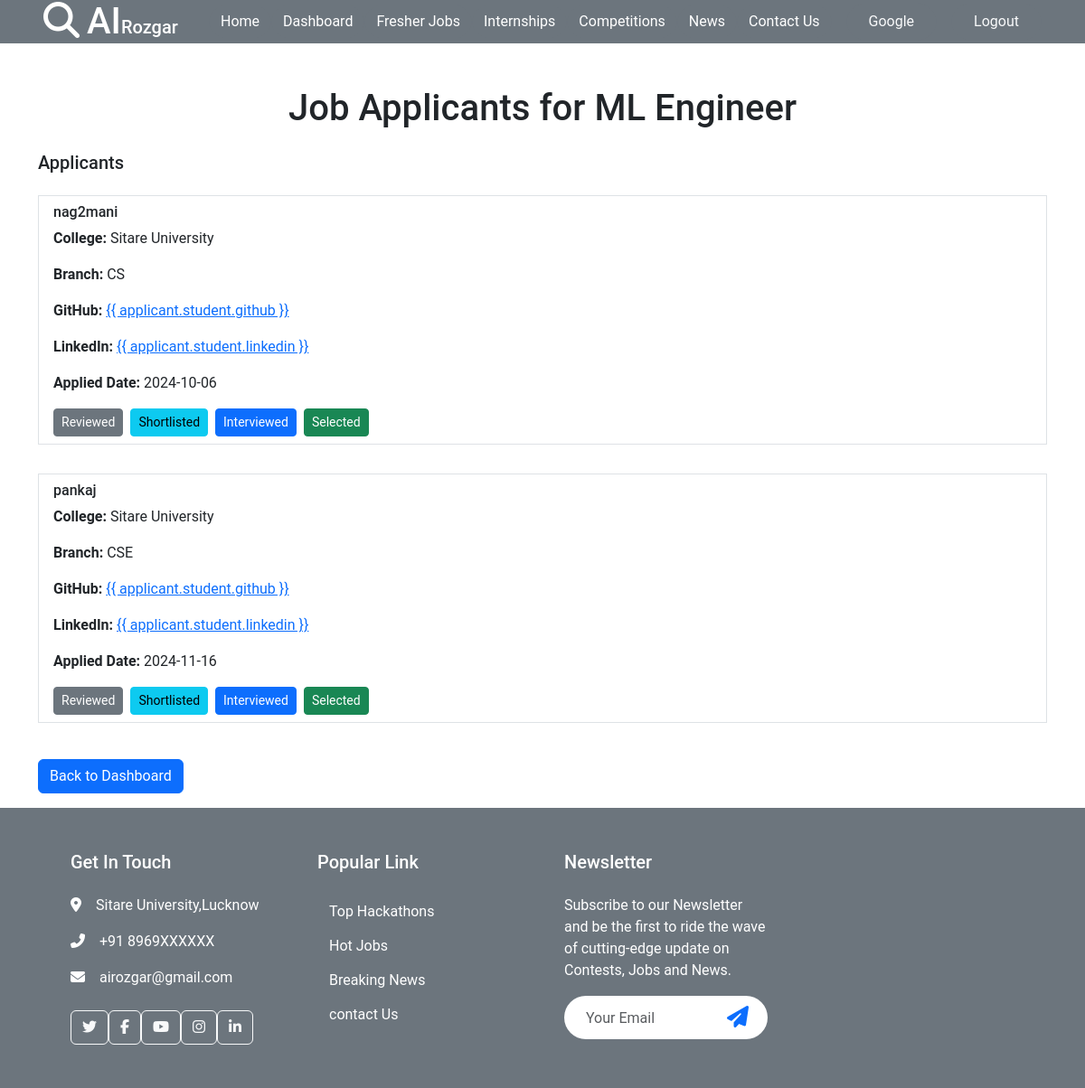
Screenshot of /job_applicants/1/ (signed in) with the database file from the repository.
### home/models.py (models this page shows, shortened)
class Job(models.Model):
    company = models.ForeignKey(Company, on_delete=models.CASCADE)
    title = models.CharField(max_length=255, default='Job')
    description = models.TextField()
    field = models.CharField(max_length=255)
    category = models.CharField(max_length=255)
    pay_range = models.CharField(max_length=20)
    location = models.CharField(max_length=255)
    expiry_date = models.DateField()
    created_date = models.DateField(auto_now_add=True)
    skills = models.TextField()
    student_applied = models.JSONField()  # To store hashmap of students applied

class Student(models.Model):
    user = models.OneToOneField(User, on_delete=models.CASCADE)  # Connect with the User model
    student_name = models.CharField(max_length=255, blank=True, null=True)
    college = models.CharField(max_length=255)
    branch = models.CharField(max_length=255)
    github = models.URLField(blank=True, null=True)
    email = models.EmailField(max_length=255, blank=True, null=True)
    linkedin = models.URLField(blank=True, null=True)
    profile_picture = models.ImageField(upload_to='profile_pictures/students/', blank=True, null=True)

### home/views.py (the view)
# urls.py: path('job_applicants/<int:job_id>/', job_applicants, name='job_applicants'),
@login_required(login_url="/login/")
def job_applicants(request, job_id):
    job = get_object_or_404(Job, id=job_id, company=request.user.company)
    applicants = []
    for student_id, application_details in job.student_applied.items():
        student = get_object_or_404(Student, id=student_id)
        applicants.append({
            'student': student,
            'application_details': application_details
        })
    return render(request, 'job_applicants.html', {'job': job, 'applicants': applicants})

### home/templates/job_applicants.html (shortened to what this page needs)
{% extends 'base.html' %}
{% block start %}
<body>
    <div class="container mt-5">
        <h1 class="text-center">Job Applicants for {{ job.title }}</h1>
        <div class="mt-4">
            <h5>Applicants</h5>
            <ul class="list-group">
                {% for applicant in applicants %}
                <div class="my-3">
                    <li class="list-group-item">
                        <h6>{{ applicant.student.user.username }}</h6>
                        <p><strong>College:</strong> {{ applicant.student.college }}</p>
                        <p><strong>Branch:</strong> {{ applicant.student.branch }}</p>
                        <p><strong>GitHub:</strong> <a href="{{ applicant.student.github }}" target="_blank">{{
                                applicant.student.github }}</a></p>
                        <p><strong>LinkedIn:</strong> <a href="{{ applicant.student.linkedin }}" target="_blank">{{
                                applicant.student.linkedin }}</a></p>
                        <p><strong>Applied Date:</strong> {{ applicant.application_details.applied_date }}</p>
                        <div class="mt-3 d-flex flex-wrap gap-2">
                            <a href="" class="btn btn-sm btn-secondary">Reviewed</a>
                            <a href="" class="btn btn-sm btn-info">Shortlisted</a>
                            <a href="" class="btn btn-sm btn-primary">Interviewed</a>
                            <a href="" class="btn btn-sm btn-success">Selected</a>
                        </div>
                    </li>
                </div>
                {% empty %}
                <li class="list-group-item">No applicants yet.</li>
                {% endfor %}
            </ul>
        </div>
        <div class="mt-4">
            <a href="{% url 'company' %}" class="btn btn-primary">Back to Dashboard</a>
        </div>
    </div>
</body>
{% endblock %}

### home/templates/base.html (shortened to what this page needs)
<!DOCTYPE html>
<html lang="en">
<head>
  <link href="https://cdn.jsdelivr.net/npm/bootstrap@5.3.3/dist/css/bootstrap.min.css" rel="stylesheet"
>
  <link href="https://cdnjs.cloudflare.com/ajax/libs/font-awesome/6.6.0/css/all.min.css" rel="stylesheet">
  <link href="../static/css/style.css" rel="stylesheet">
</head>
<body>
  <nav class="navbar navbar-expand-lg bg-secondary px-4 px-lg-5 py-3 py-lg-0 sticky-top">
    <a href="/" class="navbar-brand p-0">
        <h1 class="m-0 text-white"><i class="fas fa-search me-2"></i>AI<span class="fs-5">Rozgar</span></h1>
    </a>
    <div class="collapse navbar-collapse" id="navbarCollapse">
        <div class="navbar-nav ms-auto py-0">
            <a href="/" class="nav-item btn text-light rounded-pill {% if request.path == '/' %}bg-light text-dark{% else %}btn-secondary text-white{% endif %}">Home</a>
            {% if request.user.is_authenticated and request.user.company %}
            <a href="/company/" class="nav-item btn text-light rounded-pill {% if request.path == '/company/' %}bg-light text-dark{% else %}btn-secondary text-white{% endif %}">Dashboard</a>
            {% endif %}
            <a href="/job/" class="nav-item btn text-light rounded-pill {% if request.path == '/job/' %}bg-light text-dark{% else %}btn-secondary text-white{% endif %}">Fresher Jobs</a>
            <a href="/internship/" class="nav-item btn text-light rounded-pill {% if request.path == '/internship/' %}bg-light text-dark{% else %}btn-secondary text-white{% endif %}">Internships</a>
            <a href="/contest/" class="nav-item btn text-light rounded-pill {% if request.path == '/contest/' %}bg-light text-dark{% else %}btn-secondary text-white{% endif %}">Competitions</a>
            <a href="/news/" class="nav-item btn text-light rounded-pill {% if request.path == '/news/' %}bg-light text-dark{% else %}btn-secondary text-white{% endif %}">News</a>
            <a href="/contact/" class="nav-item btn text-light rounded-pill {% if request.path == '/contact/' %}bg-light text-dark{% else %}btn-secondary text-white{% endif %}">Contact Us</a>
        </div>
        {% if request.user.is_authenticated %}
        <a href="#" class="btn btn-secondary text-light rounded-pill py-2 px-4 ms-3">{{ request.user.first_name }}</a>
        <a href="/logout/" class="btn btn-secondary text-light rounded-pill py-2 px-4 ms-3">Logout</a>
        {% else %}
        <a href="/login/" class="btn btn-secondary text-light rounded-pill py-2 px-4 ms-3">Log In</a>
        {% endif %}
    </div>
</nav>
  {% block start %}
  {% endblock %}
  <div class="bg-secondary footer mt-3">
    <div class="container py-5 px-lg-5">
      <div class="row g-5">
        <div class="col-md-6 col-lg-3">
          <h5 class="text-white mb-4">Get In Touch</h5>
          <p class="text-white"><i class="fa fa-map-marker-alt me-3"></i>Sitare University,Lucknow</p>
          <p class="text-white"><i class="fa fa-phone-alt me-3"></i>+91 8969XXXXXX</p>
          <p class="text-white"><i class="fa fa-envelope me-3"></i>airozgar@gmail.com</p>
          <div class="d-flex pt-2">
            <a class="btn btn-outline-light btn-social" href=""><i class="fab fa-twitter"></i></a>
            <a class="btn btn-outline-light btn-social" href=""><i class="fab fa-facebook-f"></i></a>
            <a class="btn btn-outline-light btn-social" href=""><i class="fab fa-youtube"></i></a>
            <a class="btn btn-outline-light btn-social" href=""><i class="fab fa-instagram"></i></a>
            <a class="btn btn-outline-light btn-social" href=""><i class="fab fa-linkedin-in"></i></a>
          </div>
        </div>
        <div class="col-md-6 col-lg-3">
          <h5 class="text-white mb-4">Popular Link</h5>
          <a class="btn text-white" href="/contest/">Top Hackathons</a>
          <a class="btn text-white" href="/job/">Hot Jobs</a>
          <a class="btn text-white" href="/news/">Breaking News</a>
          <a class="btn text-white" href="/contact/">contact Us</a>
        </div>
        <div class="col-md-6 col-lg-3">
          <h5 class="text-white mb-4">Newsletter</h5>
          <p class="text-white ">
            Subscribe to our Newsletter and be the first to ride the wave of
            cutting-edge update on Contests, Jobs and News.
          </p>
          <div class="position-relative w-100 mt-3">
            <input class="form-control border-0 rounded-pill w-100 ps-4 pe-5" type="text" placeholder="Your Email"
              style="height: 48px;">
            <button type="button" class="btn shadow-none position-absolute top-0 end-0 mt-1 me-2"> <i
                class="fa fa-paper-plane text-primary fs-4"></i></button>
          </div>
        </div>
      </div>
    </div>
</body>
</html>

### home/static/css/style.css (style rules this page uses)
body { font-family: 'Poppins', 'Roboto', sans-serif; }

### rows the page displays
Job: title "ML Engineer"
Student: student.user.username "nag2mani", student.college "Sitare University", student.branch "CS", application_details.applied_date "2024-10-06"
Student: student.user.username "pankaj", student.college "Sitare University", student.branch "CSE", application_details.applied_date "2024-11-16"

### other values shown
{{ request.user.first_name }} "Google"
